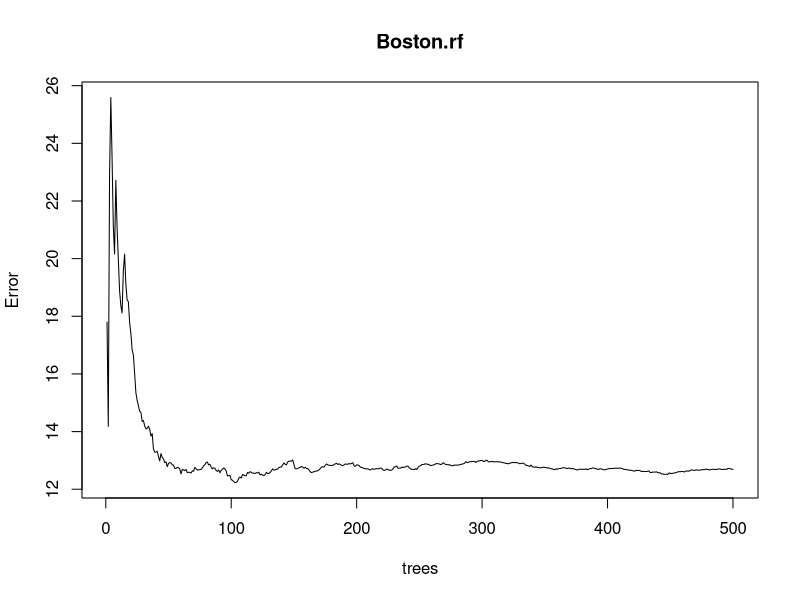

The R source for this figure:
## ---- chunk 1
require(randomForest)
require(MASS)#Package which contains the Boston housing dataset
attach(Boston)
set.seed(101)

#training Sample with 300 observations
train=sample(1:nrow(Boston),300)
?Boston  #to search on the dataset

Boston.rf=randomForest(medv ~ . , data = Boston , subset = train)
plot(Boston.rf)

getTree(Boston.rf)
importance(Boston.rf)
